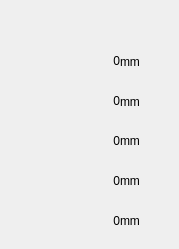
     <widget class="QWidget" name="scrollAreaWidgetContents_3">
      <property name="geometry">
       <rect>
        <x>0</x>
        <y>0</y>
        <width>179</width>
        <height>249</height>
       </rect>
      </property>
      <widget class="QLabel" name="label_61">
       <property name="geometry">
        <rect>
         <x>60</x>
         <y>200</y>
         <width>60</width>
         <height>41</height>
        </rect>
       </property>
       <property name="text">
        <string>0</string>
       </property>
       <property name="alignment">
        <set>Qt::AlignRight|Qt::AlignTrailing|Qt::AlignVCenter</set>
       </property>
      </widget>
      <widget class="QLabel" name="label_56">
       <property name="geometry">
        <rect>
         <x>1</x>
         <y>165</y>
         <width>40</width>
         <height>40</height>
        </rect>
       </property>
       <property name="styleSheet">
        <string notr="true">border-image: url(:/images/parameters/sorting_screen_down.png);</string>
       </property>
       <property name="text">
        <string/>
       </property>
      </widget>
      <widget class="QLabel" name="label_18">
       <property name="geometry">
        <rect>
         <x>1</x>
         <y>82</y>
         <width>40</width>
         <height>40</height>
        </rect>
       </property>
       <property name="styleSheet">
        <string notr="true">border-image: url(:/images/parameters/ConcaveClearance.png);</string>
       </property>
       <property name="text">
        <string/>
       </property>
      </widget>
      <widget class="QLabel" name="label_60">
       <property name="geometry">
        <rect>
         <x>60</x>
         <y>160</y>
         <width>60</width>
         <height>41</height>
        </rect>
       </property>
       <property name="text">
        <string>0</string>
       </property>
       <property name="alignment">
        <set>Qt::AlignRight|Qt::AlignTrailing|Qt::AlignVCenter</set>
       </property>
      </widget>
      <widget class="QLabel" name="cropHeight">
       <property name="geometry">
        <rect>
         <x>60</x>
         <y>46</y>
         <width>60</width>
         <height>30</height>
        </rect>
       </property>
       <property name="text">
        <string>0</string>
       </property>
       <property name="alignment">
        <set>Qt::AlignRight|Qt::AlignTrailing|Qt::AlignVCenter</set>
       </property>
      </widget>
      <widget class="QLabel" name="label_17">
       <property name="geometry">
        <rect>
         <x>1</x>
         <y>125</y>
         <width>40</width>
         <height>40</height>
        </rect>
       </property>
       <property name="styleSheet">
        <string notr="true">border-image: url(:/images/parameters/sorting_screen_up.png);</string>
       </property>
       <property name="text">
        <string/>
       </property>
      </widget>
      <widget class="QLabel" name="label_58">
       <property name="geometry">
        <rect>
         <x>60</x>
         <y>120</y>
         <width>60</width>
         <height>41</height>
        </rect>
       </property>
       <property name="text">
        <string>0</string>
       </property>
       <property name="alignment">
        <set>Qt::AlignRight|Qt::AlignTrailing|Qt::AlignVCenter</set>
       </property>
      </widget>
      <widget class="QLabel" name="label_24">
       <property name="geometry">
        <rect>
         <x>10</x>
         <y>10</y>
         <width>31</width>
         <height>31</height>
        </rect>
       </property>
       <property name="styleSheet">
        <string notr="true">border-image: url(:/images/GuidingSytem.png);</string>
       </property>
       <property name="text">
        <string/>
       </property>
      </widget>
      <widget class="QLabel" name="label_38">
       <property name="geometry">
        <rect>
         <x>5</x>
         <y>48</y>
         <width>30</width>
         <height>30</height>
        </rect>
       </property>
       <property name="styleSheet">
        <string notr="true">border-image: url(:/images/parameters/GrainHeight.png);</string>
       </property>
       <property name="text">
        <string/>
       </property>
      </widget>
      <widget class="QLabel" name="l_concavecl">
       <property name="geometry">
        <rect>
         <x>60</x>
         <y>84</y>
         <width>60</width>
         <height>33</height>
        </rect>
       </property>
       <property name="text">
        <string>0</string>
       </property>
       <property name="alignment">
        <set>Qt::AlignRight|Qt::AlignTrailing|Qt::AlignVCenter</set>
       </property>
      </widget>
      <widget class="QLabel" name="label_57">
       <property name="geometry">
        <rect>
         <x>1</x>
         <y>205</y>
         <width>40</width>
         <height>40</height>
        </rect>
       </property>
       <property name="styleSheet">
        <string notr="true">border-image: url(:/images/parameters/sorting_screen_tail.png);</string>
       </property>
       <property name="text">
        <string/>
       </property>
      </widget>
      <widget class="QLabel" name="label_74">
       <property name="geometry">
        <rect>
         <x>120</x>
         <y>46</y>
         <width>45</width>
         <height>31</height>
        </rect>
       </property>
       <property name="text">
        <string>mm</string>
       </property>
      </widget>
      <widget class="QLabel" name="label_77">
       <property name="geometry">
        <rect>
         <x>120</x>
         <y>86</y>
         <width>45</width>
         <height>31</height>
        </rect>
       </property>
       <property name="text">
        <string>mm</string>
       </property>
      </widget>
      <widget class="QLabel" name="label_78">
       <property name="geometry">
        <rect>
         <x>120</x>
         <y>125</y>
         <width>45</width>
         <height>31</height>
        </rect>
       </property>
       <property name="text">
        <string>mm</string>
       </property>
      </widget>
      <widget class="QLabel" name="label_79">
       <property name="geometry">
        <rect>
         <x>120</x>
         <y>165</y>
         <width>45</width>
         <height>31</height>
        </rect>
       </property>
       <property name="text">
        <string>mm</string>
       </property>
      </widget>
      <widget class="QLabel" name="label_80">
       <property name="geometry">
        <rect>
         <x>120</x>
         <y>205</y>
         <width>45</width>
         <height>31</height>
        </rect>
       </property>
       <property name="text">
        <string>mm</string>
       </property>
      </widget>
      <widget class="QLabel" name="l_isGuidingSystemOn">
       <property name="geometry">
        <rect>
         <x>70</x>
         <y>0</y>
         <width>90</width>
         <height>50</height>
        </rect>
       </property>
       <property name="text">
        <string/>
       </property>
       <property name="alignment">
        <set>Qt::AlignRight|Qt::AlignTrailing|Qt::AlignVCenter</set>
       </property>
      </widget>
      <widget class="QLabel" name="label_40">
       <property name="geometry">
        <rect>
         <x>10</x>
         <y>10</y>
         <width>30</width>
         <height>30</height>
        </rect>
       </property>
       <property name="styleSheet">
        <string notr="true">border-image: url(:/images/GS.png);</string>
       </property>
       <property name="text">
        <string/>
       </property>
      </widget>
     </widget>
